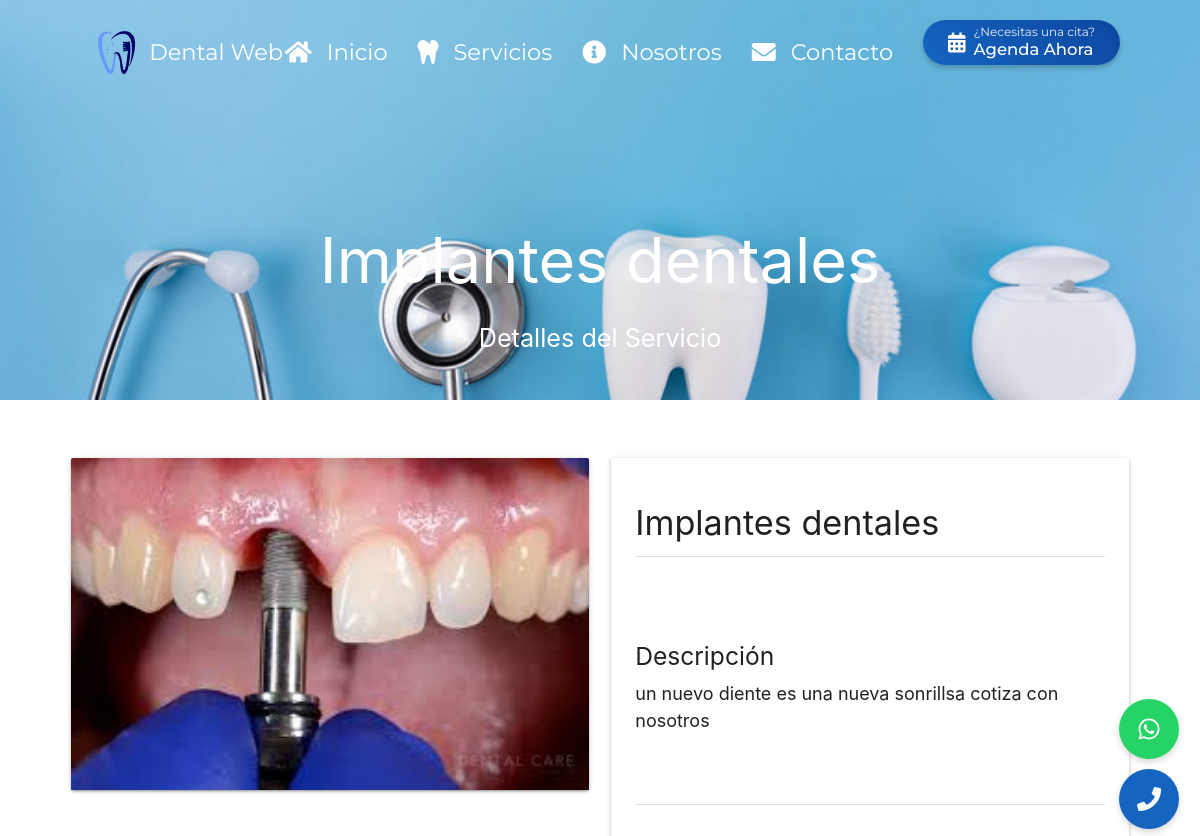
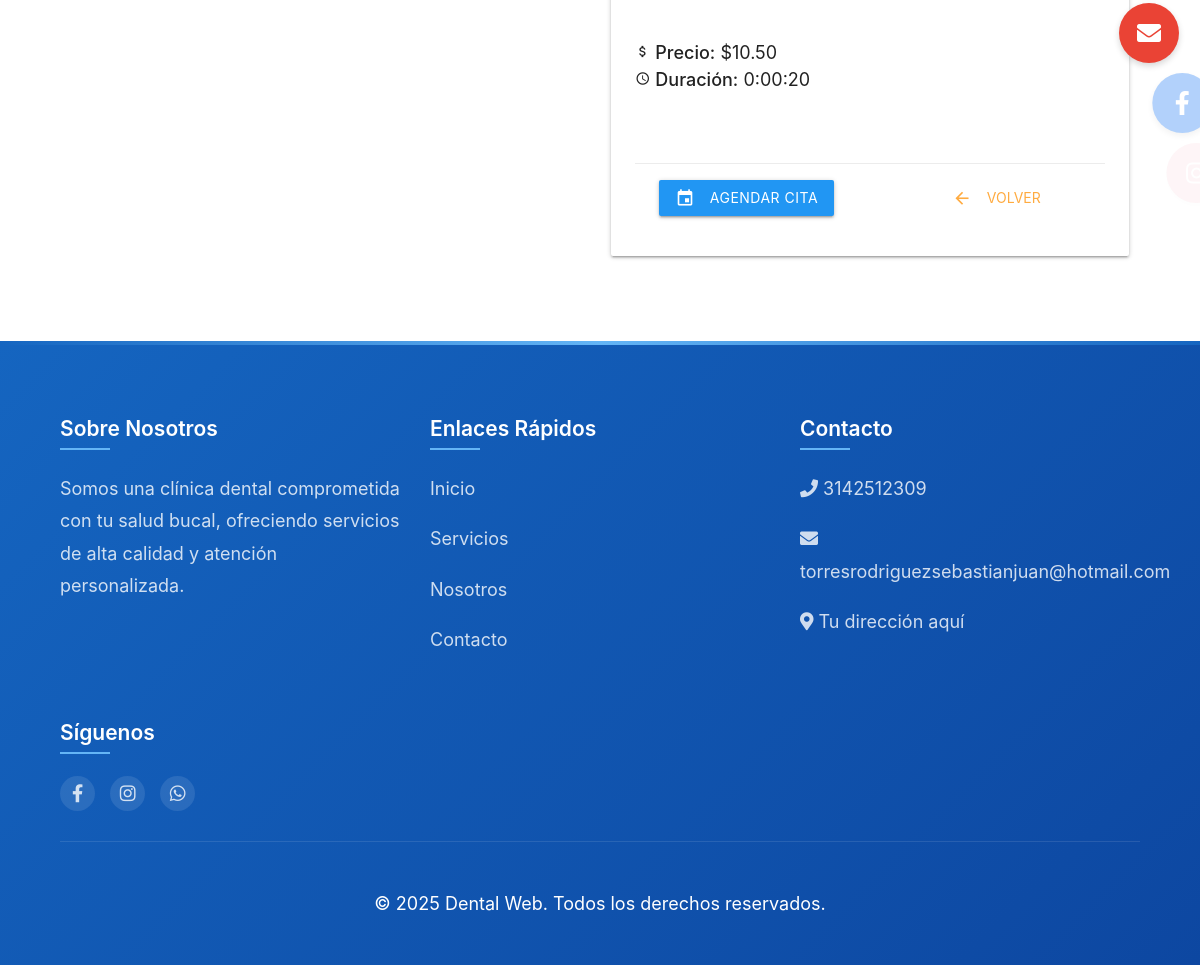
Screenshot of /services/3/ with the database file from the repository (2 pictures, top to bottom).
### dentalApp/models.py (models this page shows, shortened)
class Service(models.Model):
    name = models.CharField(max_length=100)
    description = models.TextField(max_length=166)
    price = models.DecimalField(max_digits=10, decimal_places=2)
    duration = models.DurationField()
    is_active = models.BooleanField(default=True)
    photo = models.ImageField(upload_to='media/service_photos/', null=True, blank=True)

class SocialMediaSettings(models.Model):
    whatsapp_number = models.CharField(max_length=20, help_text="Formato: 573202274345")
    phone_number = models.CharField(max_length=20, help_text="Formato: +573202274345")
    email = models.EmailField()
    facebook_url = models.URLField(verbose_name="URL de Facebook")
    instagram_url = models.URLField(verbose_name="URL de Instagram")
    is_whatsapp_active = models.BooleanField(default=True)
    is_phone_active = models.BooleanField(default=True)
    is_email_active = models.BooleanField(default=True)
    is_facebook_active = models.BooleanField(default=True)
    is_instagram_active = models.BooleanField(default=True)
    class Meta:
        verbose_name = "Configuración de Redes Sociales"
        verbose_name_plural = "Configuración de Redes Sociales"

### dentalApp/views.py (the view)
# urls.py: path('services/<int:pk>/', ServiceDetailView.as_view(), name='ServiceDetailView'),
class ServiceDetailView(BaseContextMixin, DetailView):
    model = Service
    template_name = 'dentalApp/service_detail.html'
    context_object_name = 'service'

### dentalApp/views.py (called while the page is built)
    def get_context_data(self, **kwargs):
        context = super().get_context_data(**kwargs)
        context['social_media'] = SocialMediaSettings.objects.first()
        return context

### dentalApp/templates/dentalApp/service_detail.html (shortened to what this page needs)
{% extends 'dentalApp/base.html' %}
{% load static %}
{% block content %}
<div class="parallax-container">
    <div class="parallax">
        <img src="{% static 'images/banner1.jpg' %}">
    </div>
    <div class="container">
        <nav class="transparent-nav" style="margin-top: 20px;">
            <div class="nav-wrapper">
                <a href="{% url 'HomePageView' %}" class="brand-logo">
                    <img src="{% static 'images/logo.png' %}" alt="Logo" class="responsive-img">
                    Dental Web
                </a>
                <ul class="right hide-on-med-and-down">
                    <li><a href="{% url 'HomePageView' %}"><i class="fas fa-home left"></i>Inicio</a></li>
                    <li>
                        <a href="{% url 'ServiceListView' %}">
                            <i class="fas fa-tooth left"></i>Servicios
                        </a>
                    </li>
                    <li><a href="{% url 'about' %}"><i class="fas fa-info-circle left"></i>Nosotros</a></li>
                    <li><a href="{% url 'contact' %}"><i class="fas fa-envelope left"></i>Contacto</a></li>
                    <li>
                        <a href="{% url 'agendar_cita' %}" class="btn-appointment waves-effect waves-light">
                            <i class="fas fa-calendar-alt"></i>
                            <div class="btn-content">
                                <span class="btn-label">¿Necesitas una cita?</span>
                                <span class="btn-text">Agenda Ahora</span>
                            </div>
                        </a>
                    </li>
                </ul>
            </div>
        </nav>
        <div class="center-align white-text" style="padding-top: 100px;">
            <h1>{{ service.name }}</h1>
            <p class="flow-text">Detalles del Servicio</p>
        </div>
    </div>
</div>
<div class="section white">
    <div class="container">
        <div class="row">
            <div class="col s12 m6">
                <div class="card">
                    {% if service.photo %}
                        <div class="card-image">
                            <img src="{{ service.photo.url }}" alt="{{ service.name }}" class="materialboxed">
                        </div>
                    {% endif %}
                </div>
            </div>
            <div class="col s12 m6">
                <div class="card">
                    <div class="card-content">
                        <h4>{{ service.name }}</h4>
                        <div class="divider"></div>
                        <div class="section">
                            <h5>Descripción</h5>
                            <p>{{ service.description }}</p>
                        </div>
                        <div class="divider"></div>
                        <div class="section">
                            <p><i class="material-icons tiny">attach_money</i> <strong>Precio:</strong> ${{ service.price }}</p>
                            <p><i class="material-icons tiny">schedule</i> <strong>Duración:</strong> {{ service.duration }}</p>
                        </div>
                        <div class="card-action">
                            <a href="{% url 'agendar_cita' %}" class="btn blue waves-effect waves-light">
                                <i class="material-icons left">event</i> Agendar Cita
                            </a>
                            <a href="{% url 'ServiceListView' %}" class="btn-flat waves-effect">
                                <i class="material-icons left">arrow_back</i> Volver
                            </a>
                        </div>
                    </div>
                </div>
            </div>
        </div>
    </div>
</div>
{% endblock %}

### dentalApp/templates/dentalApp/base.html (shortened to what this page needs)
<!DOCTYPE html>
<html lang="es">
<head>
    {% load static %}
    <link rel="stylesheet" href="https://cdnjs.cloudflare.com/ajax/libs/materialize/1.0.0/css/materialize.min.css">
    <link rel="stylesheet" href="{% static 'css/styles.css' %}">
    <link rel="stylesheet" href="https://cdnjs.cloudflare.com/ajax/libs/font-awesome/5.15.4/css/all.min.css">
    <link rel="stylesheet" href="{% static 'css/styles.css' %}">
</head>
<body>
    <div class="floating-button-bar">
        {% if social_media.is_whatsapp_active %}
        <a href="https://wa.me/{{ social_media.whatsapp_number }}" class="floating-btn whatsapp waves-effect">
            <i class="fab fa-whatsapp"></i>
        </a>
        {% endif %}
        {% if social_media.is_phone_active %}
        <a href="tel:{{ social_media.phone_number }}" class="floating-btn phone waves-effect">
            <i class="fas fa-phone"></i>
        </a>
        {% endif %}
        {% if social_media.is_email_active %}
        <a href="mailto:{{ social_media.email }}" class="floating-btn email waves-effect">
            <i class="fas fa-envelope"></i>
        </a>
        {% endif %}
        {% if social_media.is_facebook_active %}
        <a href="{{ social_media.facebook_url }}" target="_blank" class="floating-btn facebook waves-effect">
            <i class="fab fa-facebook-f"></i>
        </a>
        {% endif %}
        {% if social_media.is_instagram_active %}
        <a href="{{ social_media.instagram_url }}" target="_blank" class="floating-btn instagram waves-effect">
            <i class="fab fa-instagram"></i>
        </a>
        {% endif %}
    </div>
    <main class="mt-4 fade-in">
        {% block content %}{% endblock %}
    </main>
    <footer class="fade-in">
        <div class="container">
            <div class="footer-content">
                <div class="footer-section">
                    <h5>Sobre Nosotros</h5>
                    <p>Somos una clínica dental comprometida con tu salud bucal, ofreciendo servicios de alta calidad y atención personalizada.</p>
                </div>
                <div class="footer-section">
                    <h5>Enlaces Rápidos</h5>
                    <p><a href="{% url 'HomePageView' %}">Inicio</a></p>
                    <p><a href="{% url 'ServiceListView' %}">Servicios</a></p>
                    <p><a href="{% url 'about' %}">Nosotros</a></p>
                    <p><a href="{% url 'contact' %}">Contacto</a></p>
                </div>
                <div class="footer-section">
                    <h5>Contacto</h5>
                    <p><i class="fas fa-phone"></i> {{ social_media.phone_number }}</p>
                    <p><i class="fas fa-envelope"></i> {{ social_media.email }}</p>
                    <p><i class="fas fa-map-marker-alt"></i> Tu dirección aquí</p>
                </div>
                <div class="footer-section">
                    <h5>Síguenos</h5>
                    <div class="footer-social">
                        {% if social_media.is_facebook_active %}
                        <a href="{{ social_media.facebook_url }}" target="_blank"><i class="fab fa-facebook-f"></i></a>
                        {% endif %}
                        {% if social_media.is_instagram_active %}
                        <a href="{{ social_media.instagram_url }}" target="_blank"><i class="fab fa-instagram"></i></a>
                        {% endif %}
                        {% if social_media.is_whatsapp_active %}
                        <a href="https://wa.me/{{ social_media.whatsapp_number }}"><i class="fab fa-whatsapp"></i></a>
                        {% endif %}
                    </div>
                </div>
            </div>
            <div class="footer-bottom">
                <p>&copy; {% now "Y" %} Dental Web. Todos los derechos reservados.</p>
            </div>
        </div>
    </footer>
</body>
</html>

### dentalApp/static/css/styles.css (style rules this page uses)
.parallax-container { height: 500px; position: relative; }
.section { padding: 50px 0; }

### dentalApp/templates/dentalApp/base.html (style rules this page uses)
body { display: flex; width: 100%; min-height: 100vh; flex-direction: column; font-size: 1.2rem; box-shadow: 0 4px 8px rgba(0, 0, 0, 0.1); margin: 0; padding: 0; }
nav { padding: 0rem 0; box-shadow: 0 0px 0px rgba(0,0,0,0.1); background-color: white; }
nav .brand-logo { font-size: 1.8rem; padding-left: 15px; display: flex; align-items: center; }
nav .brand-logo img { height: 50px; margin-right: 10px; }
.nav-wrapper { padding: 0 20px; }
nav a { font-size: 1.50rem !important; color: black !important; text-decoration: none; padding: 0 20px; transition: color 0.3s ease, transform 0.3s ease; font-family: 'Montserrat', sans-serif; }
.container { width: 90%; margin: 0 auto; max-width: 1200px; }
main { flex: 1 0 auto; width: 100%; margin: 0; padding: 0; }
footer { background: linear-gradient(135deg, #1565c0 0%, #0d47a1 100%); color: white; padding: 4rem 0 2rem 0; position: relative; }
footer::before { content: ''; position: absolute; top: 0; left: 0; right: 0; height: 4px; background: linear-gradient(90deg, #1565c0, #64b5f6, #1565c0); }
.footer-content { display: grid; grid-template-columns: repeat(auto-fit, minmax(250px, 1fr)); gap: 2rem; margin-bottom: 2rem; }
.footer-section h5 { color: white; font-size: 1.4rem; margin-bottom: 1.5rem; font-weight: 600; position: relative; padding-bottom: 10px; }
.footer-section h5::after { content: ''; position: absolute; left: 0; bottom: 0; width: 50px; height: 2px; background: #64b5f6; }
.footer-section p, .footer-section a { color: rgba(255, 255, 255, 0.8); line-height: 1.8; transition: color 0.3s ease; }
.footer-social a { display: inline-block; width: 35px; height: 35px; background: rgba(255, 255, 255, 0.1); margin-right: 10px; text-align: center; line-height: 35px; border-radius: 50%; transition: all 0.3s ease; }
.footer-bottom { text-align: center; padding-top: 2rem; border-top: 1px solid rgba(255, 255, 255, 0.1); }
.fade-in { opacity: 0; }
.btn-appointment { background: linear-gradient(45deg, #1565c0, #0d47a1); border-radius: 25px; padding: 0 25px; height: 45px; line-height: 45px; display: flex; align-items: center; transition: all 0.3s ease; box-shadow: 0 3px 5px rgba(0,0,0,0.2); margin-left: 15px; }
.btn-appointment i { margin-right: 8px; font-size: 20px; color: white !important; }
.btn-appointment .btn-content { display: flex; flex-direction: column; align-items: flex-start; line-height: 1.2; }
.btn-appointment .btn-label { font-size: 0.8rem; opacity: 0.9; color: white !important; }
.btn-appointment .btn-text { font-size: 1.1rem; font-weight: 500; color: white !important; }
.floating-button-bar { position: fixed; right: 20px; top: 50%; transform: translateY(-50%); z-index: 1000; display: flex; flex-direction: column; gap: 10px; }
.floating-btn { width: 60px; height: 60px; border-radius: 50%; display: flex; align-items: center; justify-content: center; color: white; text-decoration: none; position: relative; transition: all 0.3s ease; box-shadow: 0 3px 6px rgba(0,0,0,0.16); }
.floating-btn.whatsapp { background: #25D366; }
.floating-btn.phone { background: #1565c0; }
.floating-btn.email { background: #EA4335; }
.floating-btn.facebook { background: #1877F2; }
.floating-btn.instagram { background: #E4405F; }
.floating-btn i { font-size: 24px; }
.transparent-nav { background-color: transparent !important; box-shadow: none !important; }
.transparent-nav .nav-wrapper { padding: 0 20px; }
.transparent-nav a { color: white !important; }

### dentalApp/templates/dentalApp/service_detail.html (style rules this page uses)
.parallax-container { height: 400px; }
.card-image img { max-height: 400px; object-fit: cover; }
.card-content .section { margin: 20px 0; }
.card-action { display: flex; justify-content: space-between; align-items: center; }

### rows the page displays
Service: name "Implantes dentales", photo (picture), description "un nuevo diente es una nueva sonrillsa cotiza con nosotros", price "10.50", duration "0:00:20"
SocialMediaSettings: phone_number "3142512309", email "torresrodriguezsebastianjuan@hotmail.com"
